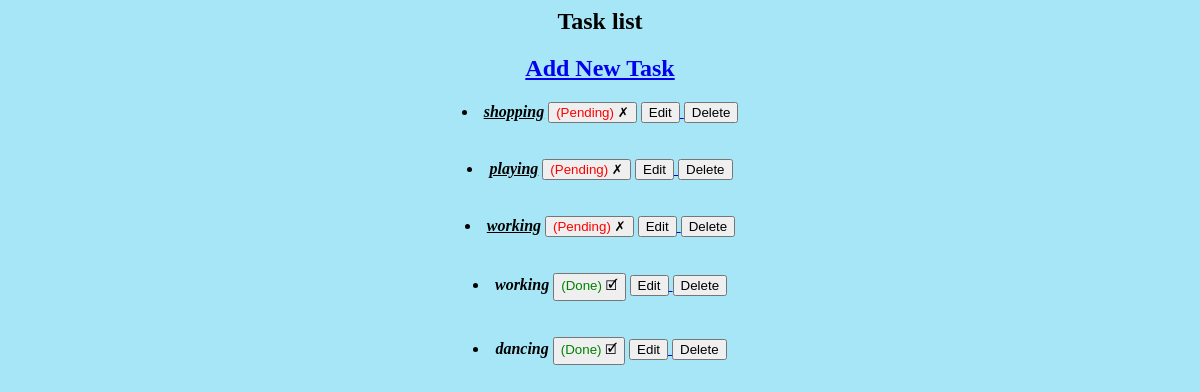
The app's page /, older data.
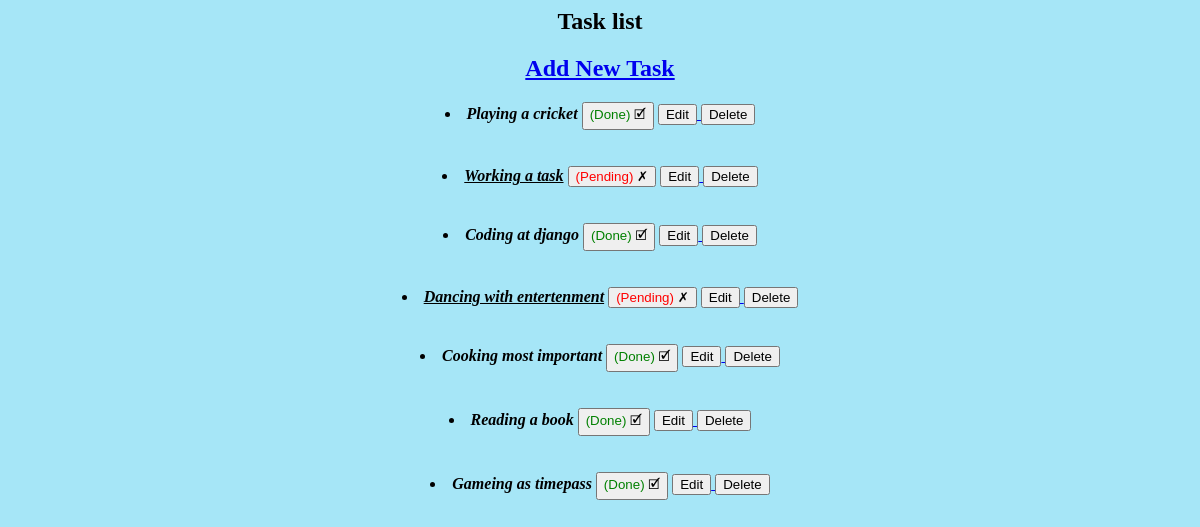
The same page, newer data.
### tasklist/models.py (models this page shows, shortened)
class Task(models.Model):
    title = models.CharField(max_length=200)
    is_done = models.BooleanField(default=False)
    created_at = models.DateTimeField(auto_now_add=True)

### tasklist/views.py (the view)
# urls.py: path("", listView.as_view(), name="list"),
class listView(ListView):
    model = Task
    template_name = "list.html"
    context_object_name ='tasks'

### tasklist/templates/list.html (shortened to what this page needs)
<html>
    <head>
    </head>
    <center>
    <body style="background-color: #a6e6f7ff;">
          <section>
        <h1> Task list</h1>
        <h2><a href="{% url 'task_create' %}">Add New Task</a></h2>
            {% for task in tasks%}
            <li>
                 {% if task.is_done %}
                         <u> <B><i>{{ task.title }}</i></B></u>
                        {% else %}
                         <B><i>{{ task.title }}</i></B>
                  {% endif %}
               <form action="{% url 'task_done' task.pk %}" method="post" style="display:inline;">
                    <button type="submit">
                        {% if task.is_done %}
                           <span style="color: red;">(Pending)</span>  &#10007;
                        {% else %}
                             <span style="color: green;">(Done)</span>  &#x1F5F9;
                        {% endif %}
                    </button>
                </form>
                <a href="{% url 'task_update' task.pk %}"> <button type="submit"> Edit </button>  </a>
                <a href="{% url 'task_delete' task.pk %}"><button type="submit">Delete</button></a>
            </li><br><br>
            {% empty %}
            <li>No tasks available.</li>
            {% endfor %}
        </section>
      </body>
    </center>
</html>

Row changes from the older to the newer data that the page shows:
removed Task: title "shopping", is_done "(Pending)"
changed Task: title "playing" → "Playing a cricket"; is_done "(Pending) ✗" → "(Done) 🗹"
changed Task: title "working" → "Working a task"
changed Task: title "working" → "Coding at django"
changed Task: title "dancing" → "Dancing with entertenment"; is_done "(Done) 🗹" → "(Pending) ✗"
added Task: title "Cooking most important", is_done "(Done)"
added Task: title "Reading a book", is_done "(Done)"
added Task: title "Gameing as timepass", is_done "(Done)"
